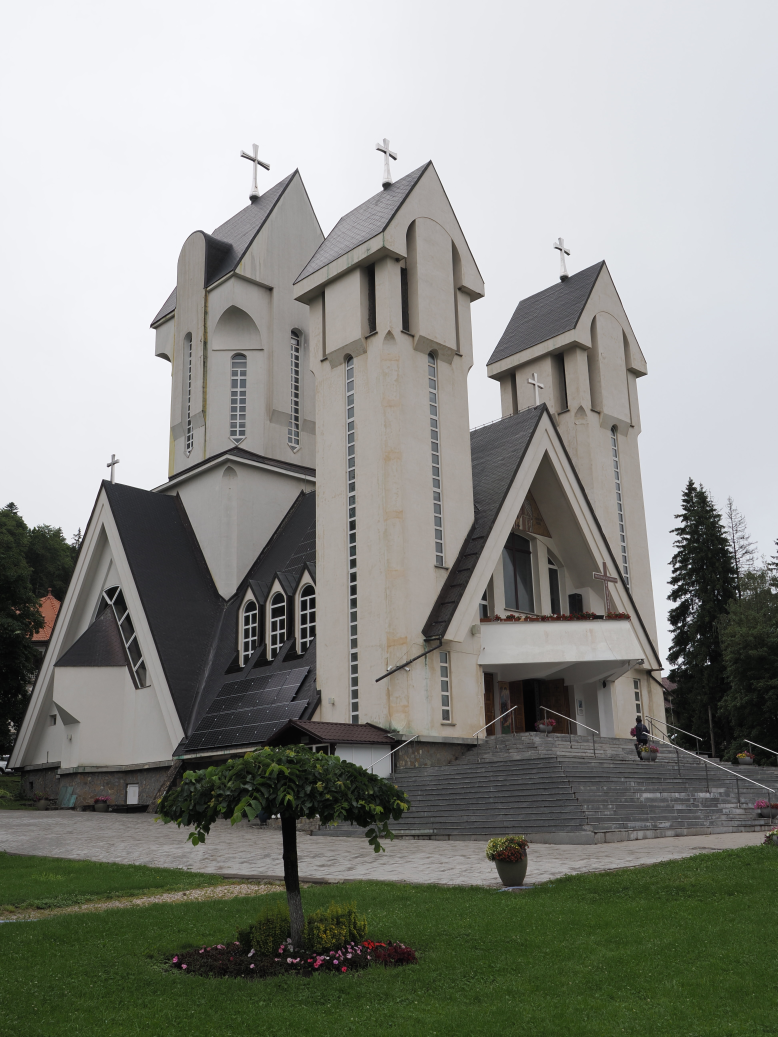
#> input picture PhotRend/20250730_102145_BrasovArch_04-4.jpg, 3888 x 5184 px (shown at 1/5 size); its folder holds only this picture in this run
$ python BasicArchSketch.py
#> lines starting #> are read from the running program, lines starting #| are printed output that depends on the picture; after the words box and inside, x2 and y2 are one past the last pixel; in counts of white or black regions, pixels touching at a corner belong together
### image_utils.py
import os
import glob

def get_render_image_path():
    """
    Automatically finds and returns the path to the first valid image file in the PhotRend folder.
    Supports TIFF, PNG, and JPEG formats, prioritizing TIFF for quality analysis.

    Returns:
        str: Path to the image file, or None if no valid image is found

    Raises:
        FileNotFoundError: If PhotRend folder doesn't exist
        ValueError: If no valid image files are found in PhotRend folder
    """
    render_folder = "PhotRend"

    # Check if PhotRend folder exists
    if not os.path.exists(render_folder):
        raise FileNotFoundError(f"PhotRend folder not found. Please create the '{render_folder}' directory.")

    # Define supported image extensions in priority order (TIFF preferred for quality)
    extensions = ['*.tif', '*.tiff', '*.png', '*.jpg', '*.jpeg']

    # Search for image files in order of preference
    for ext in extensions:
        pattern = os.path.join(render_folder, ext)
        matches = glob.glob(pattern)
        if matches:
            # Return the first match for this extension
            image_path = matches[0]
            print(f"Found rendering image: {image_path}")
            return image_path

    # If no images found, provide helpful error message
    available_files = os.listdir(render_folder)
    if available_files:
        print(f"Files in {render_folder}: {available_files}")
        raise ValueError(f"No valid image files found in '{render_folder}' folder. Supported formats: TIFF, PNG, JPEG")
    else:
        raise ValueError(f"'{render_folder}' folder is empty. Please add an image file for analysis.")

# [15 lines left out: function get_render_image_info, not called in this run]

# [10 lines that do not run on import are left out]

### BasicArchSketch.py
#!/usr/bin/env python3
"""
BasicArchSketch.py - Minimalistic Architectural Line Drawing Generator
Creates simple, clean line drawings with strong structural lines and minimal detail

Features:
- Strong, bold architectural lines
- Minimal detail for clean aesthetic
- Simplified geometry and forms
- Clean white background
- Focus on essential structural elements
- Compatible with PhotStration dynamic image loading system

Author: PhotStration Project
Date: September 2025
"""

import cv2
import numpy as np
from PIL import Image, ImageFilter, ImageEnhance, ImageDraw
import os
import sys
from typing import Optional

# Import our dynamic image utility
try:
    from image_utils import get_render_image_path
except ImportError:
    print("Error: image_utils.py not found. Please ensure it's in the same directory.")
    sys.exit(1)

class BasicArchitecturalSketch:
    """
    Minimalistic architectural sketch generator for clean line drawings
    """

    def __init__(self, image_path):
        """Initialize with image path"""
        self.image_path = image_path
        self.original_image: Optional[Image.Image] = None
        self.cv_image: Optional[np.ndarray] = None

    def load_image(self):
        """Load and prepare the input image"""
        try:
            # Load with PIL for better color handling
            self.original_image = Image.open(self.image_path)
#> self.original_image is the input picture: PIL image 3888x5184 RGB; mean R, G, B 139.9, 141.7, 135.7
            if self.original_image.mode != 'RGB':
                self.original_image = self.original_image.convert('RGB')

            # Convert to OpenCV format for processing
            self.cv_image = cv2.cvtColor(np.array(self.original_image), cv2.COLOR_RGB2BGR)

            print(f"Loaded image: {self.cv_image.shape[1]}x{self.cv_image.shape[0]}")
#| Loaded image: 3888x5184
            return True

        except Exception as e:
            print(f"Error loading image: {e}")
            return False

    def create_clean_structural_sketch(self):
        """Create a clean sketch focusing only on major building structure"""
        if self.cv_image is None:
            raise ValueError("No image loaded")

        # Convert to grayscale
        gray = cv2.cvtColor(self.cv_image, cv2.COLOR_BGR2GRAY)

        # Light smoothing to reduce texture but preserve structure
        smooth = cv2.bilateralFilter(gray, d=9, sigmaColor=75, sigmaSpace=75)

        # Detect edges with moderate settings
        edges = cv2.Canny(smooth, 50, 100, apertureSize=3)
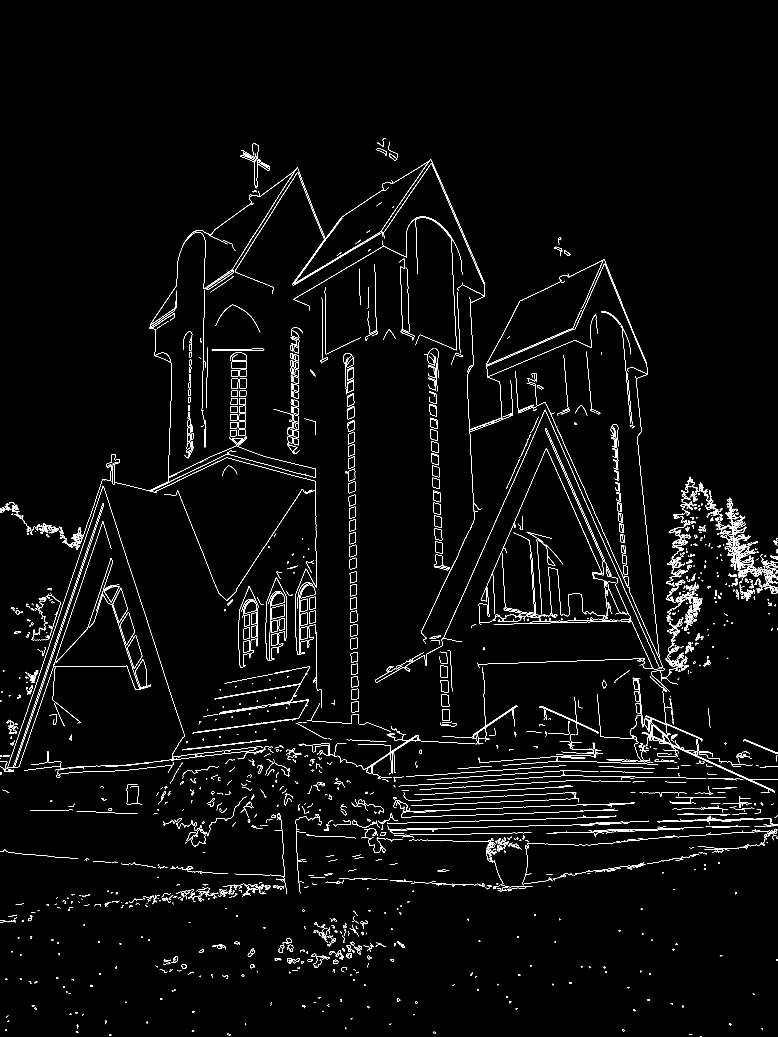
#> edges: shape (5184, 3888) (shown at 1/5 size); 1.2% white in thin lines or dots, all inside (x1, y1, x2, y2) = (0, 690, 3888, 5184)

        # Remove small noise components aggressively
        # Find all connected components
        num_labels, labels, stats, centroids = cv2.connectedComponentsWithStats(edges, connectivity=8)
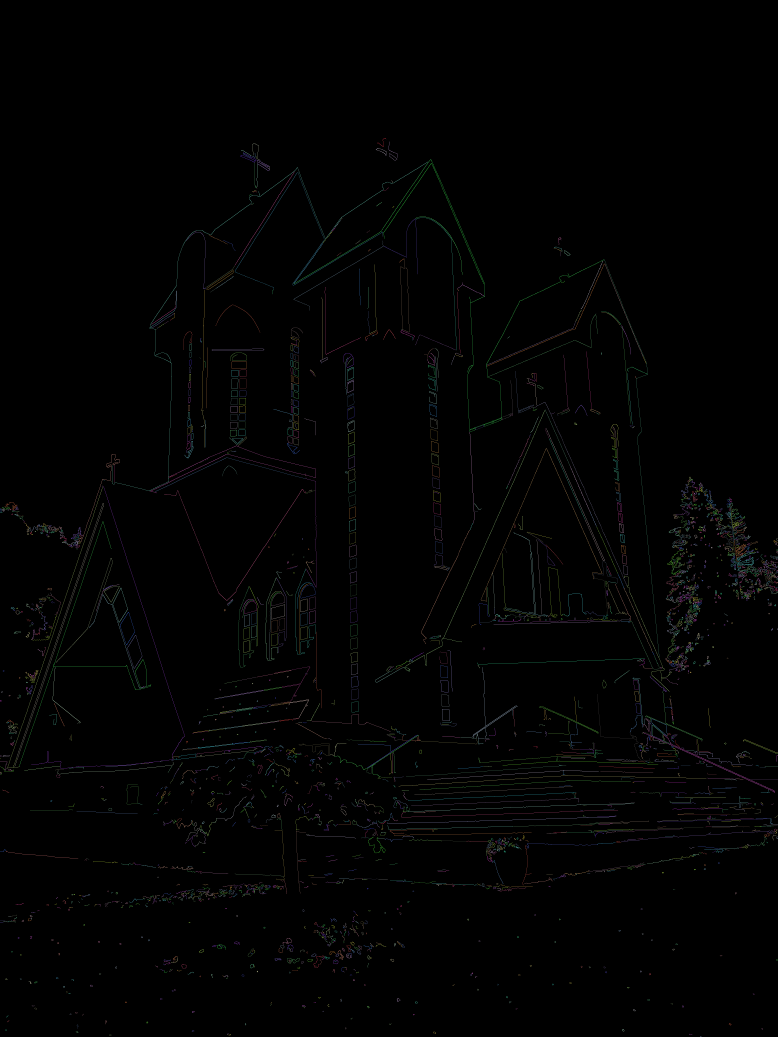
#> labels: shape (5184, 3888) int32 (shown at 1/5 size); 2999 distinct labels, from 0 to 2998; one colour per label, 0 black
#> num_labels = 2999; stats = 2999 rows, first 6: [0, 0, 3888, 5184, 19920585], [1886, 690, 45, 44, 116], [1943, 708, 44, 81, 117], [1261, 716, 39, 86, 183], [1879, 740, 54, 39, 154], [1206, 750, 51, 30, 82]; centroids = 2999 pairs, first value 0.8 to 3886.5, second value 713.3 to 5181.6

        # Create clean image keeping only significant structural elements
        clean_edges = np.zeros_like(edges)
        for i in range(1, num_labels):
            area = stats[i, cv2.CC_STAT_AREA]
            # Keep only substantial structural elements (remove small ornate details)
            if area > 100:  # Minimum size for structural elements
                clean_edges[labels == i] = 255
#> this loop made 2998 passes
#> area on passes 1 to 3: 116, 117, 183
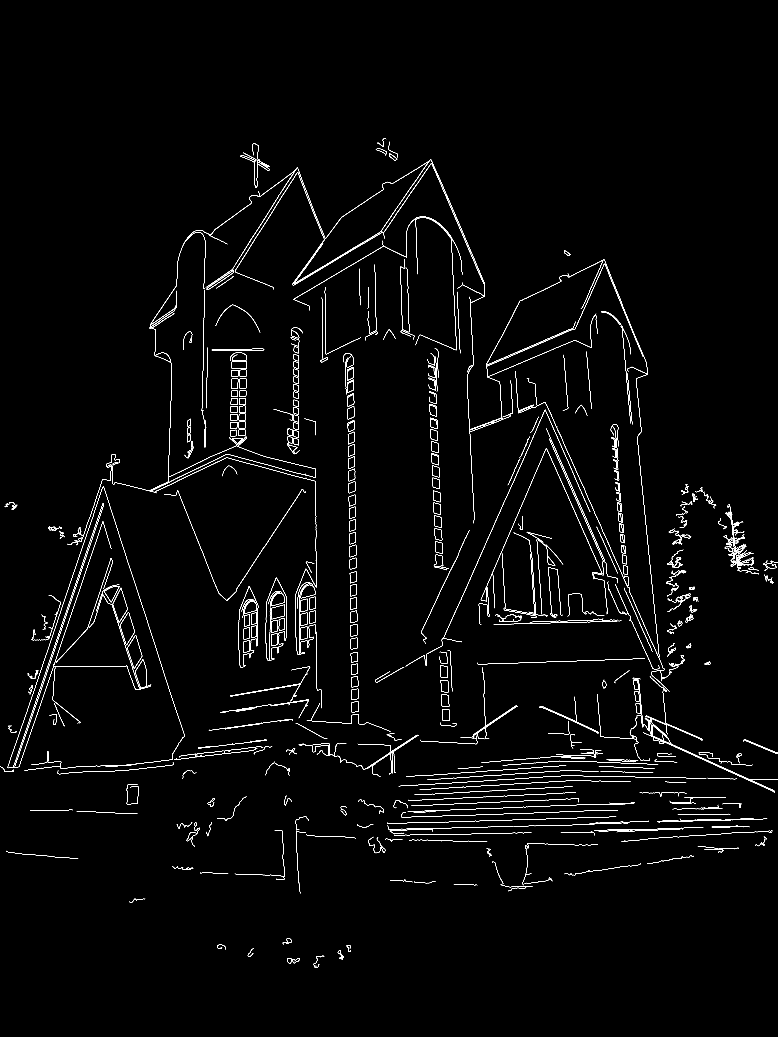
#> clean_edges: shape (5184, 3888) (shown at 1/5 size); 0.81% white in thin lines or dots, all inside (x1, y1, x2, y2) = (0, 690, 3888, 4838)

        # Strengthen major lines
        kernel = cv2.getStructuringElement(cv2.MORPH_RECT, (3, 3))
        clean_edges = cv2.dilate(clean_edges, kernel, iterations=2)  # Thicker dilation
#> clean_edges: shape (5184, 3888); 4.3% white; 273 white regions, largest, box (x1, y1, x2, y2) and area: (334, 795, 3888, 3964) 205301, (36, 2429, 926, 3854) 76623, (2392, 2140, 3091, 3127) 39532

        # Close small gaps in structural lines
        kernel = cv2.getStructuringElement(cv2.MORPH_RECT, (4, 4))  # Larger kernel
        clean_edges = cv2.morphologyEx(clean_edges, cv2.MORPH_CLOSE, kernel)
#> clean_edges: shape (5184, 3888); 4.4% white; 210 white regions, largest, box (x1, y1, x2, y2) and area: (335, 796, 3888, 3965) 240669, (37, 2430, 927, 3855) 78116, (2393, 2141, 3092, 3128) 40358

        # Final cleanup - remove very small artifacts again
        num_labels, labels, stats, centroids = cv2.connectedComponentsWithStats(clean_edges, connectivity=8)
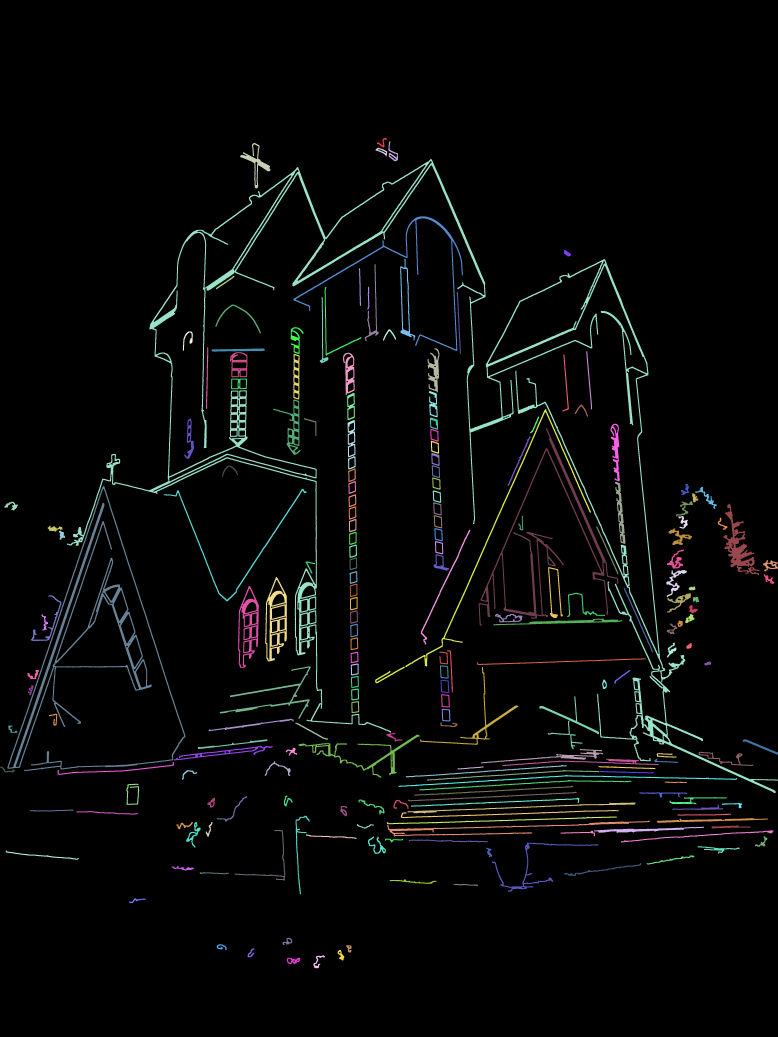
#> labels: shape (5184, 3888) int32 (shown at 1/5 size); 211 distinct labels, from 0 to 210; one colour per label, 0 black
#> num_labels = 211; stats = 211 rows, first 6: [0, 0, 3888, 5184, 19275637], [1885, 689, 49, 48, 643], [1942, 707, 48, 99, 1408], [1201, 715, 151, 227, 6067], [1878, 739, 58, 43, 850], [335, 796, 3553, 3169, 240669]; centroids = 211 pairs, first value 36.81 to 3851.5, second value 713.9 to 4808.6

        final_clean = np.zeros_like(clean_edges)
        for i in range(1, num_labels):
            area = stats[i, cv2.CC_STAT_AREA]
            # Be even more aggressive about removing small details
            if area > 150:  # Only keep significant structural lines
                final_clean[labels == i] = 255
#> this loop made 210 passes
#> area on passes 1 to 3: 643, 1408, 6067

        return final_clean

    def enhance_structural_lines(self, structural_lines, image_shape):
        """Create enhanced structural line image"""
        enhanced = np.zeros(image_shape[:2], dtype=np.uint8)

        # Draw all structural lines
        for x1, y1, x2, y2, length in structural_lines:
            # Thicker lines for more prominent structures
            thickness = 2 if length > 80 else 1
            cv2.line(enhanced, (x1, y1), (x2, y2), 255, thickness)

        return enhanced

    def create_clean_sketch(self):
        """Create the final clean architectural sketch"""
        # Get clean structural sketch (removes ornate details)
        clean_structural = self.create_clean_structural_sketch()

        # Convert to PIL Image for final processing
        sketch_pil = Image.fromarray(255 - clean_structural)  # Invert so lines are black on white
        sketch_pil = sketch_pil.convert('RGB')

        # Enhance contrast for bold lines
        enhancer = ImageEnhance.Contrast(sketch_pil)
        sketch_pil = enhancer.enhance(1.5)

        return sketch_pil

    def save_as_web_jpeg(self, output_image, base_name="basic_sketch"):
        """Save as web-optimized JPEG"""
#> called with base_name = 'basic_architectural_sketch'
        output_dir = os.path.expanduser("~/OneDrive/Pictures/APS images")
        os.makedirs(output_dir, exist_ok=True)

        # Resize for web optimization (max 1920x1080)
        max_size = (1920, 1080)
        output_image.thumbnail(max_size, Image.Resampling.LANCZOS)
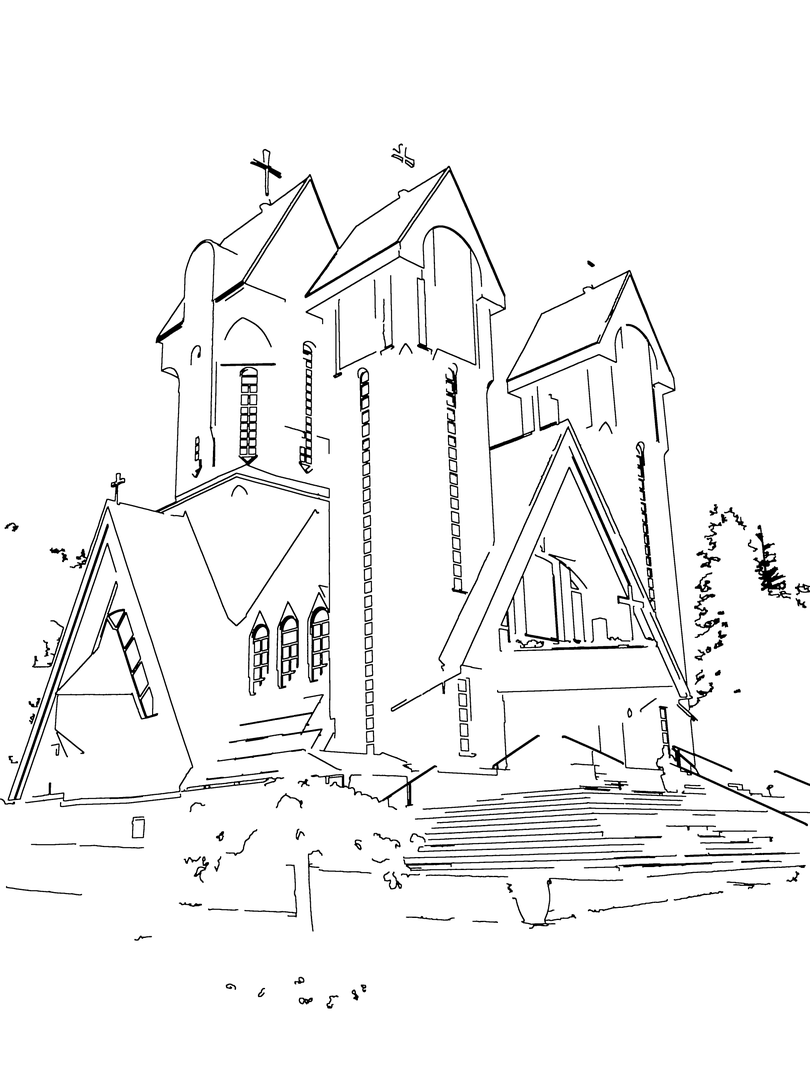
#> output_image: PIL image 810x1080 RGB; min 0, max 255, mean 243.4

        # Save as JPEG with optimization
        output_path = os.path.join(output_dir, f"{base_name}.jpg")
        output_image.save(output_path, 'JPEG', quality=85, optimize=True)

        print(f"Saved web-optimized JPEG to: {output_path}")
        print(f"Final size: {output_image.size}")
#| Final size: (810, 1080)
        return output_path

def main():
    """Main execution function"""
    print("BasicArchSketch - Minimalistic Architectural Line Drawing Generator")
    print("=" * 60)

    try:
        # Get the input image path dynamically
        image_path = get_render_image_path()

        # Create sketch generator
        sketch_gen = BasicArchitecturalSketch(image_path)

        # Load the image
        if not sketch_gen.load_image():
            print("Failed to load image. Exiting.")
            return

        print("Creating minimalistic architectural sketch...")

        # Generate the basic sketch
        final_sketch = sketch_gen.create_clean_sketch()

        # Save as web-optimized JPEG
        sketch_gen.save_as_web_jpeg(final_sketch, "basic_architectural_sketch")

        print("\n✅ Basic architectural sketch generation complete!")
        print("Check the APS images folder for your minimalistic line drawing.")

    except Exception as e:
        print(f"\n❌ Error during sketch generation: {e}")
        import traceback
        traceback.print_exc()

if __name__ == "__main__":
    main()
